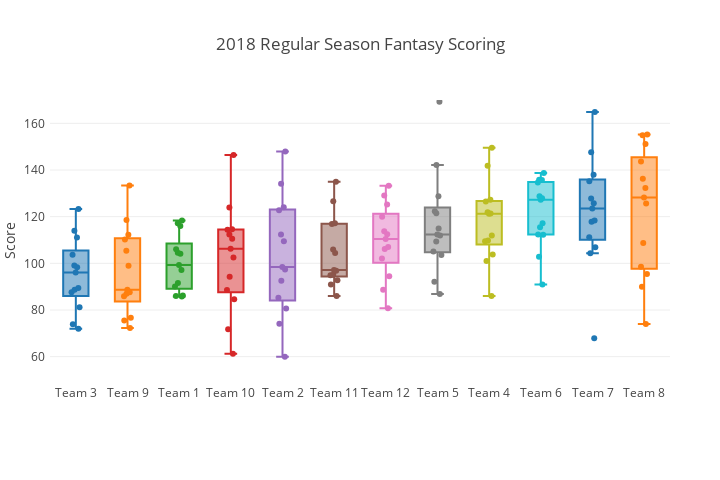

Write notebook code for a chart like this one.
### Markdown cell above
## 2018 Regular Season Fantasy Scoring
Scores for the season were all over the map, ranging from Team 2 putting up a measly 60 points in week 8, to Team 5 posting 169 points in Week 4. There doesn't seem to be a relationship between variance of scores and magnitude of scores. In other words, a team's scoring consistency is not correlated to the team's success in term of how many points they score on average.

My team (Team 4) ranks 4th in average score. One thing I remember about my fantasy season that's easily seen in this boxplot is my three weeks in a row of scoring 121 points.

Sharing this chart with leaguemates would be a helpful way for them to understand their team's scoring consistency and how they stack up amongst the competition.

### Code cell
# Reorder teams by mean so that they're plotted nicely
teamorder = np.array(seasonscores.groupby('Team')['Score'].mean().sort_values().index)

# Plot season scores
data = []
for team in teamorder:
    # 'z' is a team specific dataframe
    z = seasonscores[seasonscores['Team'] == team]
    trace = go.Box(
        y = z['Score'],
        name = team,
        text = 'Week ' + z['Week'].astype(str),
        boxpoints = 'all',
        jitter = 0.4,
        pointpos = 0)
    data.append(trace)
                   
layout = go.Layout(
    title = '2018 Regular Season Fantasy Scoring',
    showlegend = False,
    yaxis = dict(title = 'Score', range = [50,170], nticks = 10),
    hovermode = 'closest',
    autosize = False,
    width = 720,
    height = 480,
    margin = dict(
        l = 50,
        r = 50,
        b = 100,
        t = 100,
        pad = 4))

fig = {'data':data,'layout':layout}
iplot(fig)

### Figure 1 — Plotly figure (JSON) as saved in the notebook; plotly's stock layout.template omitted (floating-point values rounded to 4 significant figures)
{"data": [{"boxpoints": "all", "jitter": 0.4, "name": "Team 3", "pointpos": 0, "text": ["Week 2", "Week 4", "Week 5", "Week 7", "Week 9", "Week 12", "Week 1", "Week 3", "Week 6", "Week 8", "Week 10", "Week 11", "Week 13"], "type": "box", "uid": "05b86758-25d2-11e9-8322-c49ded227fdd", "y": [88.7, 103.7, 123.3, 96.1, 89.4, 73.9, 114, 98.3, 81.2, 99.1, 111.1, 72, 87.6]}, {"boxpoints": "all", "jitter": 0.4, "name": "Team 9", "pointpos": 0, "text": ["Week 1", "Week 2", "Week 4", "Week 6", "Week 7", "Week 9", "Week 11", "Week 3", "Week 5", "Week 8", "Week 10", "Week 12", "Week 13"], "type": "box", "uid": "05b86759-25d2-11e9-9651-c49ded227fdd", "y": [76.7, 99, 72.3, 87, 88.7, 75.5, 118.6, 85.9, 110.2, 133.4, 112.3, 87.6, 105.4]}, {"boxpoints": "all", "jitter": 0.4, "name": "Team 1", "pointpos": 0, "text": ["Week 1", "Week 3", "Week 4", "Week 6", "Week 8", "Week 9", "Week 11", "Week 13", "Week 2", "Week 5", "Week 7", "Week 10", "Week 12"], "type": "box", "uid": "05b8675a-25d2-11e9-8d4e-c49ded227fdd", "y": [91.6, 86, 85.8, 99.3, 118.4, 90.1, 106, 86.2, 116, 104.5, 97.1, 104.1, 117.2]}, {"boxpoints": "all", "jitter": 0.4, "name": "Team 10", "pointpos": 0, "text": ["Week 2", "Week 3", "Week 5", "Week 7", "Week 10", "Week 12", "Week 1", "Week 4", "Week 6", "Week 8", "Week 9", "Week 11", "Week 13"], "type": "box", "uid": "05b8675b-25d2-11e9-9124-c49ded227fdd", "y": [106.3, 114.6, 88.6, 123.9, 146.4, 114.4, 94.2, 102.5, 112.4, 61.2, 110.5, 84.6, 71.8]}, {"boxpoints": "all", "jitter": 0.4, "name": "Team 2", "pointpos": 0, "text": ["Week 2", "Week 5", "Week 7", "Week 9", "Week 10", "Week 12", "Week 1", "Week 3", "Week 4", "Week 6", "Week 8", "Week 11", "Week 13"], "type": "box", "uid": "05b8675c-25d2-11e9-838a-c49ded227fdd", "y": [98.4, 97.4, 85.2, 122.7, 92.5, 124, 147.9, 74.1, 134.1, 112.4, 60, 80.6, 109.5]}, {"boxpoints": "all", "jitter": 0.4, "name": "Team 11", "pointpos": 0, "text": ["Week 2", "Week 4", "Week 7", "Week 9", "Week 11", "Week 12", "Week 1", "Week 3", "Week 5", "Week 6", "Week 8", "Week 10", "Week 13"], "type": "box", "uid": "05b8675d-25d2-11e9-b605-c49ded227fdd", "y": [105.9, 95.1, 126.6, 90.9, 104.4, 135, 86, 92.7, 94.9, 116.9, 96.8, 117.2, 97.1]}, {"boxpoints": "all", "jitter": 0.4, "name": "Team 12", "pointpos": 0, "text": ["Week 2", "Week 4", "Week 6", "Week 8", "Week 10", "Week 12", "Week 1", "Week 3", "Week 5", "Week 7", "Week 9", "Week 11", "Week 13"], "type": "box", "uid": "05b8675e-25d2-11e9-866d-c49ded227fdd", "y": [107, 129.1, 80.8, 120, 113.7, 133.3, 110.4, 112.5, 102.1, 94.5, 106.1, 125.2, 88.7]}, {"boxpoints": "all", "jitter": 0.4, "name": "Team 5", "pointpos": 0, "text": ["Week 1", "Week 4", "Week 6", "Week 9", "Week 11", "Week 13", "Week 2", "Week 3", "Week 5", "Week 7", "Week 8", "Week 10", "Week 12"], "type": "box", "uid": "05b8675f-25d2-11e9-8b64-c49ded227fdd", "y": [122.3, 169.3, 128.8, 114.9, 111.9, 92.1, 109.4, 142.1, 86.9, 121.5, 103.6, 105.1, 112.4]}, {"boxpoints": "all", "jitter": 0.4, "name": "Team 4", "pointpos": 0, "text": ["Week 3", "Week 5", "Week 7", "Week 8", "Week 10", "Week 12", "Week 13", "Week 1", "Week 2", "Week 4", "Week 6", "Week 9", "Week 11"], "type": "box", "uid": "05b86760-25d2-11e9-9fc7-c49ded227fdd", "y": [121.2, 109.5, 86, 149.5, 111.9, 126.5, 103.8, 101, 121.4, 121.9, 141.8, 127.3, 109.8]}, {"boxpoints": "all", "jitter": 0.4, "name": "Team 6", "pointpos": 0, "text": ["Week 1", "Week 3", "Week 6", "Week 8", "Week 11", "Week 13", "Week 2", "Week 4", "Week 5", "Week 7", "Week 9", "Week 10", "Week 12"], "type": "box", "uid": "05b86761-25d2-11e9-bf88-c49ded227fdd", "y": [112.3, 127.3, 112.4, 138.7, 115.5, 117.2, 135.7, 128.8, 127.9, 134.6, 135.8, 90.9, 102.8]}, {"boxpoints": "all", "jitter": 0.4, "name": "Team 7", "pointpos": 0, "text": ["Week 1", "Week 3", "Week 5", "Week 6", "Week 8", "Week 10", "Week 11", "Week 13", "Week 2", "Week 4", "Week 7", "Week 9", "Week 12"], "type": "box", "uid": "05b86762-25d2-11e9-8684-c49ded227fdd", "y": [164.9, 135.2, 147.6, 138, 123.5, 127.8, 106.9, 104.3, 125.7, 67.9, 111.2, 117.8, 118.4]}, {"boxpoints": "all", "jitter": 0.4, "name": "Team 8", "pointpos": 0, "text": ["Week 1", "Week 3", "Week 5", "Week 8", "Week 10", "Week 13", "Week 2", "Week 4", "Week 6", "Week 7", "Week 9", "Week 11", "Week 12"], "type": "box", "uid": "05b86763-25d2-11e9-a27c-c49ded227fdd", "y": [74, 95.4, 90, 136.3, 128.2, 125.6, 143.6, 155.2, 108.7, 151.1, 98.5, 154.9, 132.3]}], "layout": {"autosize": false, "height": 480, "hovermode": "closest", "margin": {"b": 100, "l": 50, "pad": 4, "r": 50, "t": 100}, "showlegend": false, "title": "2018 Regular Season Fantasy Scoring", "width": 720, "yaxis": {"nticks": 10, "range": [50, 170], "title": "Score"}}}
